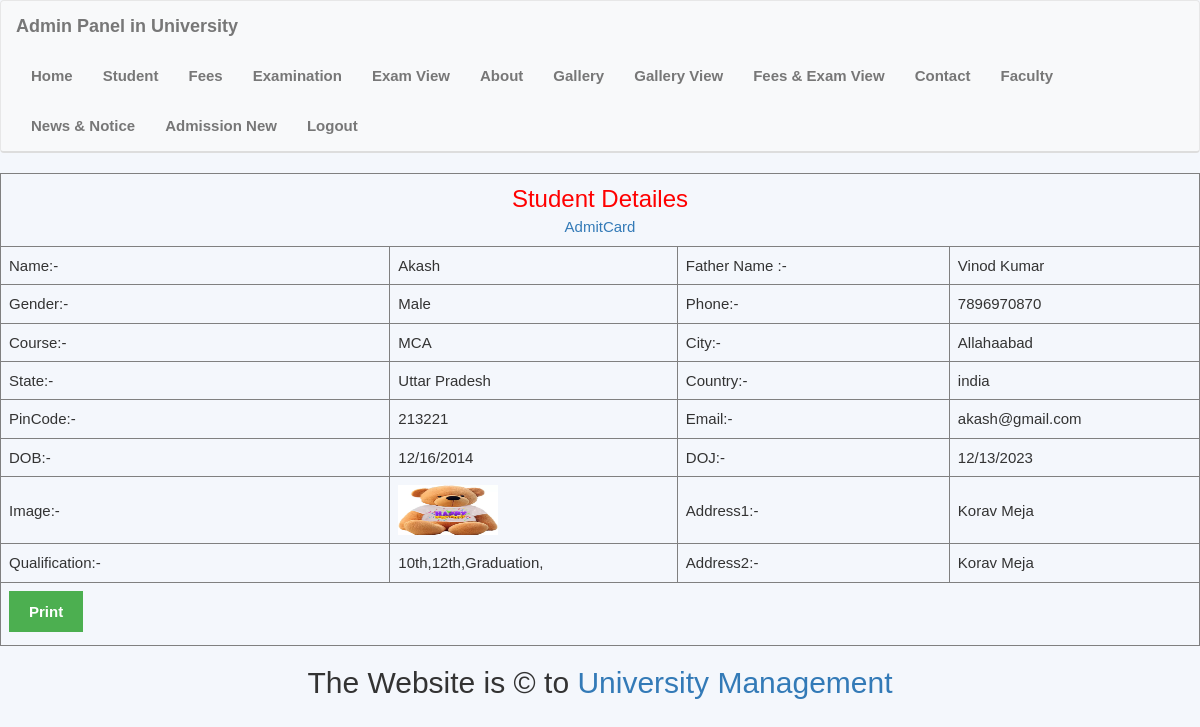
Page /_admin/detailes.php?st_id=73 (signed in) on the committed database.
### tables this page shows
CREATE TABLE `student` (
  `st_id` int(11) NOT NULL,
  `st_name` varchar(200) NOT NULL,
  `st_fathername` varchar(200) NOT NULL,
  `st_gen` varchar(200) NOT NULL,
  `st_phone` varchar(200) NOT NULL,
  `st_course` varchar(200) NOT NULL,
  `st_city` varchar(200) NOT NULL,
  `st_state` varchar(200) NOT NULL,
  `st_country` varchar(200) NOT NULL,
  `st_pincode` varchar(200) NOT NULL,
  `st_email` varchar(200) NOT NULL,
  `st_dob` varchar(200) NOT NULL,
  `st_doj` varchar(200) NOT NULL,
  `st_image` varchar(200) NOT NULL,
  `st_address` varchar(200) NOT NULL,
  `st_qualification` varchar(200) NOT NULL,
  `st_address2` varchar(200) NOT NULL
);

CREATE TABLE `course` (
  `course_id` int(10) NOT NULL,
  `course_name` varchar(100) NOT NULL,
  `course_fess` varchar(10) NOT NULL
);

CREATE TABLE `city` (
  `city_id` int(10) NOT NULL,
  `city_name` varchar(100) NOT NULL
);

CREATE TABLE `state` (
  `state_id` int(10) NOT NULL,
  `state_name` varchar(100) NOT NULL
);

CREATE TABLE `country` (
  `country_id` int(10) NOT NULL,
  `country_name` varchar(100) NOT NULL
);

### _admin/includes/function.php (called while the page is built, shortened)
<?php include("db_connect.php"); ?>
<?php
function get_single_value($table, $col_id, $col_name, $sel)
{
    global $con;
    $sql = "select $col_name from $table where $col_id=$sel";
    $rs = mysqli_query($con, $sql) or die(mysqli_error($con));
    $data = mysqli_fetch_assoc($rs);
    return $data[$col_name];
}
function get_multi_value($table, $col_id, $col_name, $sel)
{
    global $con;
    $sql = "select $col_name from $table where $col_id in ($sel)";
    $multi_value = "";
    $rs = mysqli_query($con, $sql) or die(mysqli_error($con));
    while ($data = mysqli_fetch_assoc($rs)) {
        $multi_value .= $data[$col_name] . ",";
    }
    return $multi_value;
}
?>

### _admin/detailes.php (the view, shortened to what this page needs)
<?php include_once("includes/header.php");?>
<?php
if (isset($_REQUEST['st_id'])) {
    global $con;
    $id = $_REQUEST['st_id'];
    $sql = "select * FROM student WHERE st_id='$id'";
    $rs = mysqli_query($con, $sql);
    $data = mysqli_fetch_assoc($rs);
    $balance = "";
    $sql = "SELECT balance FROM fees WHERE st_id='$id'";
    $rs = mysqli_query($con,$sql);
    if(mysqli_num_rows($rs))
        $balance = mysqli_fetch_assoc($rs)['balance'];
}
?>
<table width="95%" border="1">
    <tr>
        <td colspan="4">
            <div align="center"><font color="red" size="+2">Student Detailes</font> </div>
            <center>
                        <?php
                        if ($balance == 0) {
                            $sql = "select * from exam where exam_course = '$data[st_course]'";
                            $rs1 = mysqli_query($con, $sql) or die(mysqli_error($con));
                            if( mysqli_num_rows($rs1) )
                                echo '<a href="admit_card.php?st_id=' . $data['st_id'] . '">AdmitCard</a>';
                            else
                                echo "<p>Admit Card Not Available</p>";
                        } else {
                            echo '<a href="payment.php?st_id=' . $data['st_id'] . '">PayFess</a>';
                        }
                        ?>
                     </center>
        </td>
    </tr>
    <tr>
        <td width="302">Name:-</td>
        <td width="223"><?= $data['st_name']; ?></td>
        <td width="211">Father Name :- </td>
        <td width="194"><?= $data['st_fathername']; ?></td>
    </tr>
    <tr>
        <td>Gender:-</td>
        <td><?= $data['st_gen']; ?></td>
        <td>Phone:-</td>
        <td><?= $data['st_phone']; ?></td>
    </tr>
    <tr>
        <td>Course:-</td>
        <td><?=get_single_value("course", "course_id", "course_name", $data['st_course'] );?></td>
        <td>City:-</td>
        <td><?= get_single_value("city", "city_id", "city_name",$data['st_city']); ?></td>
    </tr>
    <tr>
        <td>State:-</td>
        <td><?= get_single_value("state", "state_id", "state_name",$data['st_state']); ?></td>
        <td>Country:-</td>
        <td><?= get_single_value("country", "country_id", "country_name",$data['st_country']); ?></td>
    </tr>
    <tr>
        <td>PinCode:-</td>
        <td><?= $data['st_pincode']; ?></td>
        <td>Email:-</td>
        <td><?= $data['st_email']; ?></td>
    </tr>
    <tr>
        <td>DOB:-</td>
        <td><?= $data['st_dob']; ?></td>
        <td>DOJ:-</td>
        <td><?= $data['st_doj']; ?></td>
    </tr>
    <tr>
        <td>Image:-</td>
        <td><img src="uploads/<?= $data['st_image']; ?>" alt="Image Not Found" height="50px" width="100px" border="1"></td>
        <td>Address1:-</td>
        <td><?= $data['st_address']; ?></td>
    </tr>
    <tr>
        <td>Qualification:-</td>
        <td><?=get_multi_value("qulification", "qual_id", "qual_name", $data['st_qualification']); ?></td>
        <td>Address2:-</td>
        <td><?= $data['st_address2']; ?></td>
    </tr>
    <tr>
        <td colspan="4">
            <label>
                <div align="center">
                    <input type="button" value="Print" onclick="javascript:printOut();" />
                </div>
            </label>
        </td>
    </tr>
</table>
<?php include_once('includes/footer.php') ?>

### _admin/includes/header.php (style rules this page uses)
body { background-color: #f4f7fc; font-family: 'Arial', sans-serif; font-size: 15px; margin: 0; padding: 0; }

### _admin/detailes.php (style rules this page uses)
table { width: 100%; border-collapse: collapse; }
td { padding: 8px; text-align: left; }
input[type="button"] { background-color: #4CAF50; color: white; border: none; padding: 10px 20px; text-align: center; cursor: pointer; }

### rows in the picture
student: st_name "Akash", st_fathername "Vinod Kumar", st_gen "Male", st_phone "7896970870", st_course.course_name "MCA", st_city.city_name "Allahaabad", st_state.state_name "Uttar Pradesh", st_country.country_name "india", st_pincode "213221", st_email "akash@gmail.com", st_dob "12/16/2014", st_doj "12/13/2023", st_image (picture), st_address "Korav Meja", st_address2 "Korav Meja"
